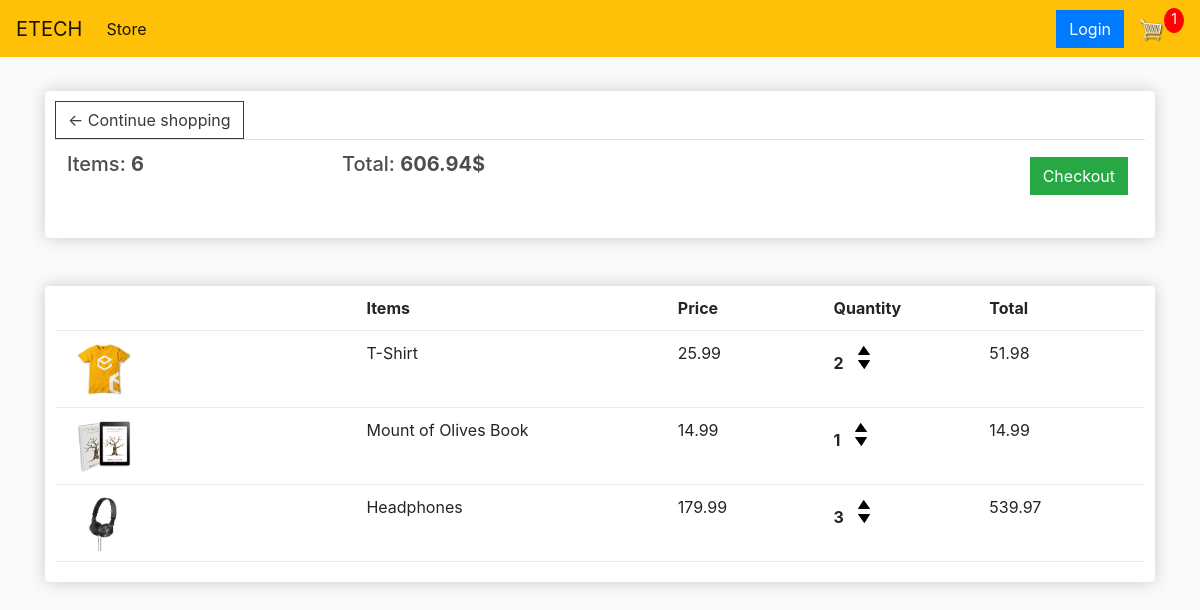
Page /Cart (signed in) on the earlier database version.
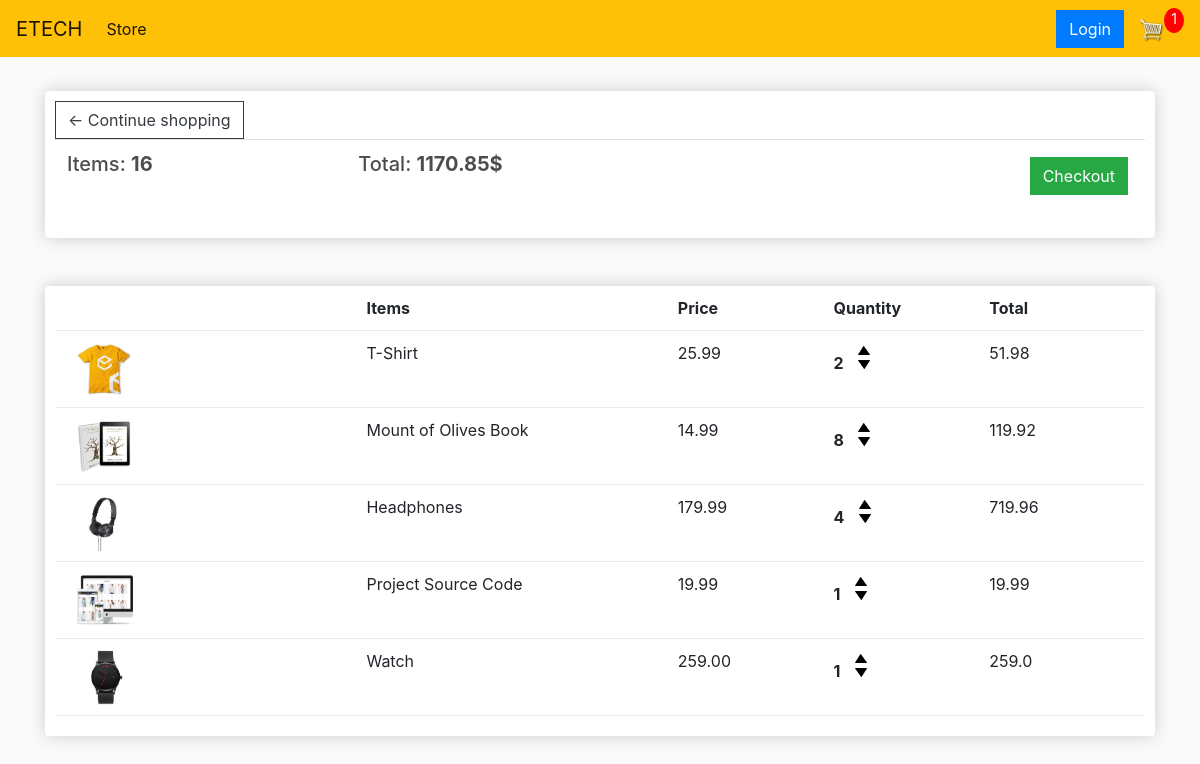
Same page on the later database version.
### store/models.py (models this page shows, shortened)
class Order(models.Model):
    customer = models.ForeignKey(Customer, on_delete=models.SET_NULL, null=True, blank=True)
    date_ordered = models.DateTimeField(auto_now_add=True)
    complete = models.BooleanField(default=False)
    transaction_id = models.CharField(max_length=100, null=True)
    @property
    def get_card_total(self):
        orderitem = self.orderitem_set.all()
        total = sum([item.get_total for item in orderitem])
        return total
    @property
    def get_card_item(self):
        orderitem = self.orderitem_set.all()
        total = sum([item.quantity for item in orderitem])
        return total

class OrderItem(models.Model):
    product = models.ForeignKey(Product, on_delete=models.SET_NULL, null=True, blank=True)
    order = models.ForeignKey(Order, on_delete=models.SET_NULL, null=True, blank=True)
    quantity = models.IntegerField(default=0, null=True, blank=True)
    date_added = models.DateTimeField(auto_now_add=True)
    @property
    def get_total(self):
        total = self.product.price * self.quantity
        return total

class Product(models.Model):
    name = models.CharField(max_length=255, null=True)
    price = models.FloatField()
    digital = models.BooleanField(default=False, null=True, blank=False)
    image = models.ImageField(null=True, blank=True)
    @property
    def imageURL(self):
        try:
            url = self.image.url
        except:
            url = ''
        return url

### store/views.py (the view)
# urls.py: path('Cart', views.cart, name='cart'),
def cart(request):
    if request.user.is_authenticated:
        customer = request.user.customer
        order, created = Order.objects.get_or_create(customer=customer, complete=False)
        items = order.orderitem_set.all()
    else:
        items = []
        order = {'get_card_total': 0, 'get_card_item': 0}
    context = {'items': items, 'order': order}
    return render(request, 'store/Cart.html', context)

### store/templates/store/Cart.html
{% extends 'main.html' %}
{% load static %}
{% block content %}
<div class="row">
    <div class="col-lg-12">
        <div class="box-element">
            <a class="btn btn-outline-dark" href="{% url 'store' %}">&#x2190; Continue shopping </a>
            <table class="table">
                <tr>
                    <th><h5>Items: <strong>{{ order.get_card_item }}</strong></h5></th>
                    <th><h5>Total: <strong>{{ order.get_card_total }}$</strong></h5></th>
                    <th>
                        <a style="float:right; margin: 5px" class="btn btn-success" href="{% url 'checkout' %}">Checkout</a>
                    </th>
                </tr>
            </table>
        </div>
        <br>
        <br>
        <div class="box-element">
            <div class="cart-row">
                <div style="flex: 2"></div>
                <div style="flex: 2"><strong>Items</strong></div>
                <div style="flex: 1"><strong>Price</strong></div>
                <div style="flex: 1"><strong>Quantity</strong></div>
                <div style="flex: 1"><strong>Total</strong></div>
            </div>
            {% for item in items %}
            <div class="cart-row">
		        <div style="flex:2"><img class="row-image" src="{{ item.product.imageURL }}"></div>
		        <div style="flex:2"><p>{{ item.product.name }}</p></div>
		        <div style="flex:1"><p>{{ item.product.price | floatformat:2 }}</p></div>
		        <div style="flex:1">
			        <p class="quantity">{{ item.quantity }}</p>
			            <div class="quantity">
				            <img class="chg-quantity" src="{% static  'image/arrow-up.png' %}">
				            <img class="chg-quantity" src="{% static  'image/arrow-down.png' %}">
			            </div>
                </div>
		            <div style="flex:1"><p>{{ item.get_total }}</p></div>
            </div>
            {% endfor %}
        </div>
    </div>
</div>
{% endblock %}

### store/templates/main.html (shortened to what this page needs)
<!DOCTYPE html>
{% load static %}
<html>
<head>
	<link rel="stylesheet" href="https://stackpath.bootstrapcdn.com/bootstrap/4.4.1/css/bootstrap.min.css">
	<link rel="stylesheet" type="text/css" href="{% static 'CSS/main.css' %}">
</head>
<body>
	<nav class="navbar navbar-expand-lg navbar-light bg-warning">
	  <a class="navbar-brand" href="{% url 'store' %}">ETECH</a>
	  <div class="collapse navbar-collapse" id="navbarSupportedContent">
	    <ul class="navbar-nav mr-auto">
	      <li class="nav-item active">
	        <a class="nav-link" href="{% url 'store' %}">Store <span class="sr-only">(current)</span></a>
	      </li>
	    </ul>
          <div class="form-inline my-2 my-lg-0">
            <a href="#"class="btn btn-primary">Login</a>
              <a href="{% url 'cart' %}">
                <img  id="cart-icon" src="{% static 'image/cart.png' %}">
              </a>
                <p id="cart-total">1</p>
          </div>
	  </div>
	</nav>
     <div class="container">
            <br>
            {% block content %}
            {% endblock content %}
         </div>
</body>
</html>

### static/css/main.css (style rules this page uses)
body { background-color: hsl(0, 0%, 98%); }
h1,h2,h3,h4,h5,h6 { color:hsl(0, 0%, 30%); }
.box-element { box-shadow:hsl(0, 0%, 80%) 0 0 16px; background-color: #fff; border-radius: 4px; padding: 10px; }
#cart-icon { width:25px; display: inline-block; margin-left: 15px; }
#cart-total { display: block; text-align: center; color:#fff; background-color: red; width: 20px; height: 25px; border-radius: 50%; font-size: 14px; }
.col-lg-4, .col-lg-6, .col-lg-8, .col-lg-12 { margin-top: 10px; }
.btn { border-radius: 0; }
.row-image { width: 100px; }
.cart-row { display: flex; align-items:stretch; padding-bottom: 10px; margin-bottom: 10px; border-bottom: 1px solid #ececec; }
.quantity { display: inline-block; font-weight: 700; padding-right:10px; }
.chg-quantity { width: 12px; cursor: pointer; display: block; margin-top: 5px; transition:.1s; }

Differences in the rows shown:
changed through a linked row, Order: get_card_item "6" → "16"; get_card_total "606.94" → "1170.85"
changed OrderItem "Mount of Olives Book": quantity "1" → "8"; get_total "14.99" → "119.92"
changed OrderItem "Headphones": quantity "3" → "4"; get_total "539.97" → "719.96"
added OrderItem: product.imageURL (picture), product.name "Project Source Code", product.price "19.99", quantity "1", get_total "19.99"
added OrderItem: product.imageURL (picture), product.name "Watch", product.price "259.00", quantity "1", get_total "259.0"
